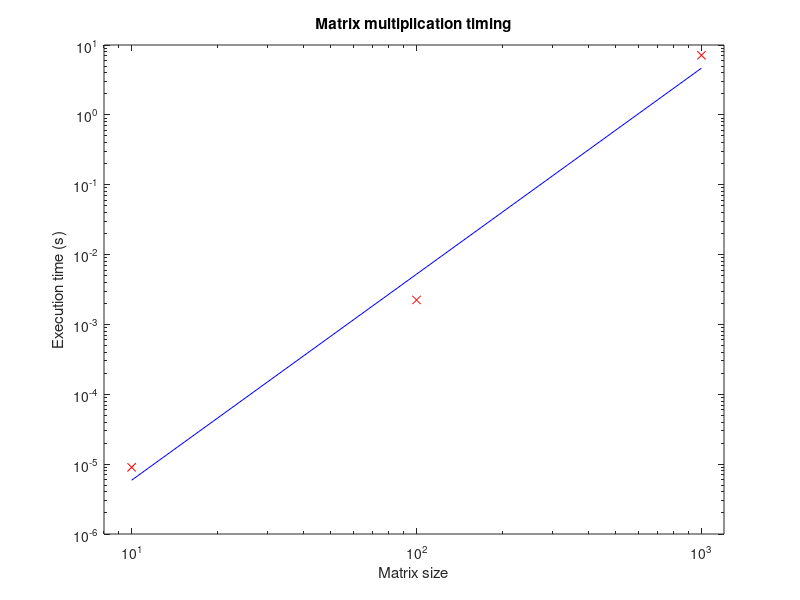

The MATLAB source for this figure:
clear;close all

% HW5
% Daniel Kennedy - djk2120
%    import and plot fortran matrix multiplcation timing data


% import data
data=load('MatrixMultiplyTimers.txt');
n = data(:,1);
t = data(:,2);

% scatter plot data
loglog(n,t,'rx')
set(gca,'xlim',[8 1200])
xlabel('Matrix size')
ylabel('Execution time (s)')
title('Matrix multiplication timing')

% fit linear model in log-log
% note that the slope of the model is 2.949, which is ~3 as expected
G = [ones(3,1),log(n)];
d = log(t);
m = (G'*G)\(G'*d);

% plot model
hold on
loglog(n,exp(G*m),'b-')

% could use model to predict n=10^4,10^5
% but easier to just use big-o
predicted_times = exp([ones(2,1),log([10^4;10^5])]*m);
predicted_times(1);
predicted_times(2);

% print figure
print(gcf,'MatrixMultiplyTimers','-dpdf')
